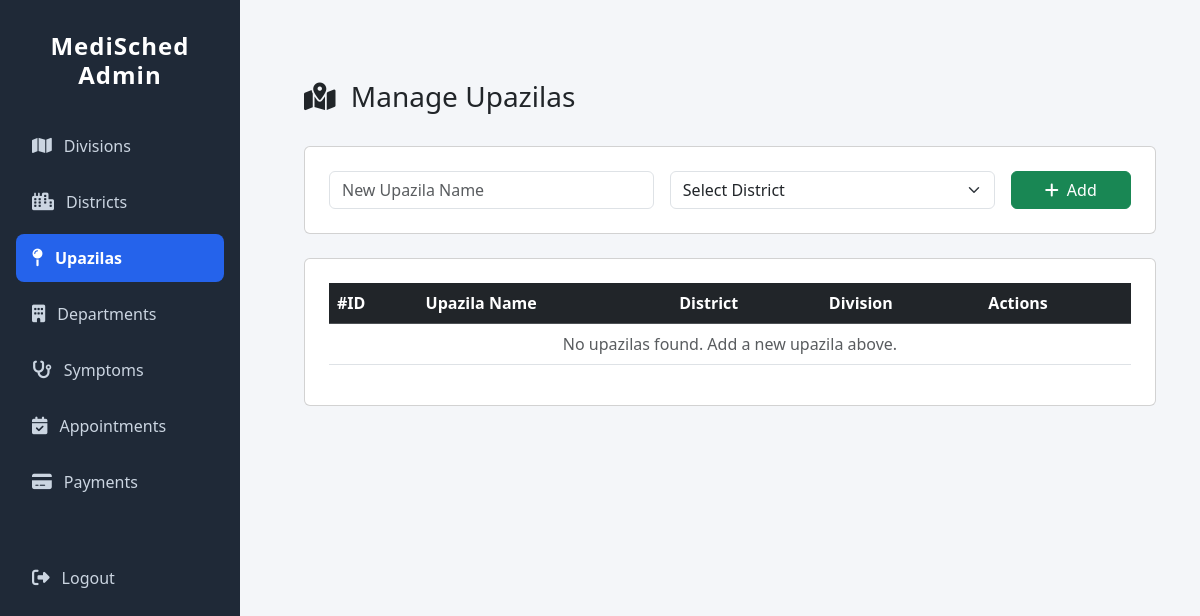
The page /adminapp/upazilas/ on the database as committed earlier.
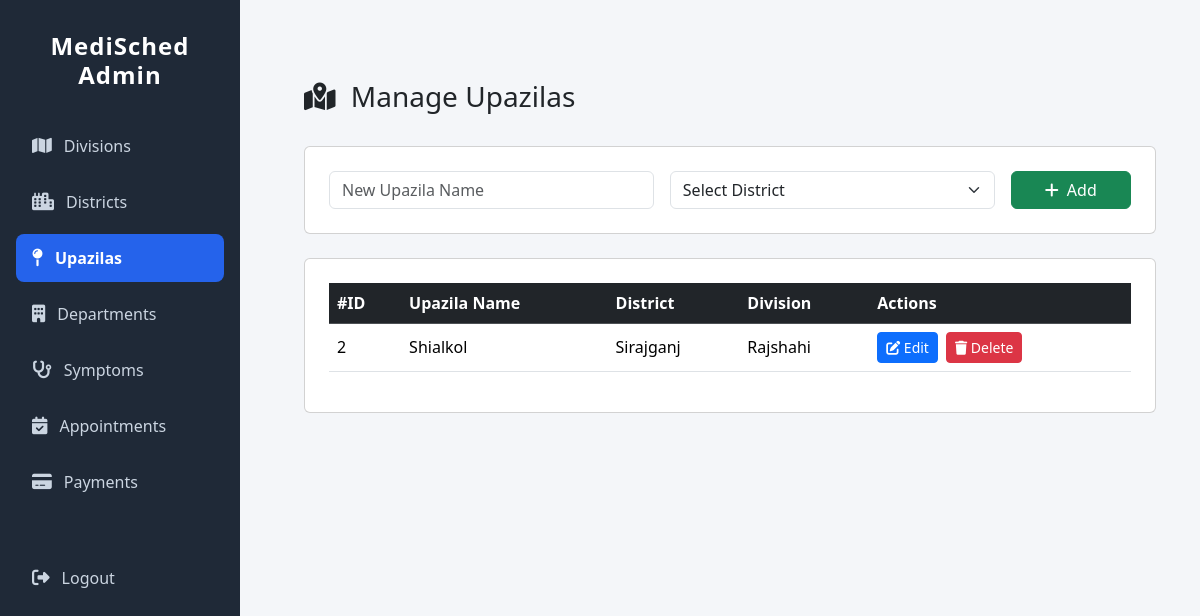
The same page on the database as committed later.
### adminapp/models.py (models this page shows, shortened)
class Upazila(models.Model):
    upazila_name = models.CharField(max_length=100)
    district = models.ForeignKey(District, on_delete=models.CASCADE, related_name='upazilas')
    class Meta:
        unique_together = ('upazila_name', 'district')

class District(models.Model):
    district_name = models.CharField(max_length=100)
    division = models.ForeignKey(Division, on_delete=models.CASCADE, related_name='districts')
    class Meta:
        unique_together = ('district_name', 'division')

class Division(models.Model):
    division_name = models.CharField(max_length=100, unique=True)

### adminapp/views.py (the view)
# urls.py: path('upazilas/', views.upazila_list, name='upazila_list'),
def upazila_list(request):
    upazilas = Upazila.objects.select_related('district').all()
    districts = District.objects.all()
    return render(request, 'adminapp/upazila_list.html', {'upazilas': upazilas, 'districts': districts})

### adminapp/templates/adminapp/upazila_list.html (shortened to what this page needs)
{% extends 'adminapp/base_admin.html' %}
{% load static %}
{% block content %}
<div class="container mt-5">
  <div class="d-flex justify-content-between align-items-center mb-4">
    <h3><i class="fa-solid fa-map-location-dot me-2"></i> Manage Upazilas</h3>
  </div>
  <div class="card p-4 mb-4">
    <form method="POST" action="{% url 'add_upazila' %}" class="row g-3">
      <div class="col-5">
        <input type="text" name="upazila_name" class="form-control" placeholder="New Upazila Name" required>
      </div>
      <div class="col-5">
        <select name="district_id" class="form-select" required>
          <option value="">Select District</option>
        </select>
      </div>
      <div class="col-2 d-grid">
        <button class="btn btn-success"><i class="fa-solid fa-plus me-2"></i>Add</button>
      </div>
    </form>
  </div>
  <div class="card p-4">
    <div class="table-responsive">
      <table class="table table-hover align-middle">
        <thead class="table-dark">
          <tr>
            <th>#ID</th>
            <th>Upazila Name</th>
            <th>District</th>
            <th>Division</th>
            <th>Actions</th>
          </tr>
        </thead>
        <tbody>
          {% for up in upazilas %}
          <tr>
            <td>{{ up.id }}</td>
            <td>{{ up.upazila_name }}</td>
            <td>{{ up.district.district_name }}</td>
            <td>{{ up.district.division.division_name }}</td>
            <td>
              <div class="d-flex gap-2">
                <a href="{% url 'edit_upazila' up.id %}" class="btn btn-primary btn-sm">
                  <i class="fa-solid fa-pen-to-square"></i> Edit
                </a>
                <a href="{% url 'delete_upazila' up.id %}" class="btn btn-danger btn-sm">
                  <i class="fa-solid fa-trash"></i> Delete
                </a>
              </div>
            </td>
          </tr>
          {% empty %}
          <tr>
            <td colspan="5" class="text-center text-muted">
              No upazilas found. Add a new upazila above.
            </td>
          </tr>
          {% endfor %}
        </tbody>
      </table>
    </div>
  </div>
</div>
{% endblock %}

Rows that differ between the two databases and show on the page:
added Upazila: id "2", upazila_name "Shialkol", district.district_name "Sirajganj", district.division.division_name "Rajshahi"
Other text that changed with them:
text no longer shown: "No upazilas found. Add a new upazila above."
